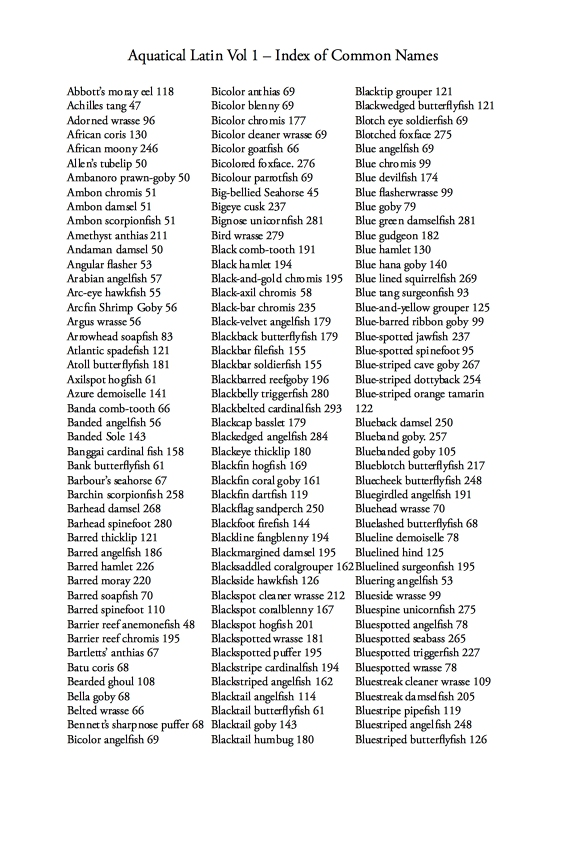
#> input picture index_samples/Cnames.jpg, 576 x 864 px
$ python -i Main.py   (imports and definitions only)
#> lines starting #> are read from the running program, lines starting #| are printed output that depends on the picture; after the words box and inside, x2 and y2 are one past the last pixel; in counts of white or black regions, pixels touching at a corner belong together
import cv2
import pytesseract
import tkinter as tk
from tkinter import filedialog
import time

# Func for opening the dialog box for inserting the image
def open_file_dialog():
    file_path = filedialog.askopenfilename()
    if file_path:
        label.config(text="Selected File: " + file_path)
        processing_image(file_path)

# Func to stop the program
def kill_process(error: str):
    label.config(text=error)
    time.sleep(3)
    cv2.destroyAllWindows()
    root.destroy()

# Func to OCR the image
def processing_image(filepath):
    # Loading the table image
#> called with filepath = 'index_samples/Cnames.jpg'
    image = cv2.imread(filepath)
#> image is the input picture: shape (864, 576, 3); mean B, G, R 235.7, 235.7, 235.8

    # Check if the image was loaded successfully
    if image is None or not str(filepath).endswith(('.png', '.jpeg', '.jpg')):
        error_msg = f"Error: Unable to load the image from '{image}'"
        kill_process(error_msg)

    else:
        res = cv2.resize(image,None,fx=0.8, fy=0.8, interpolation = cv2.INTER_CUBIC)
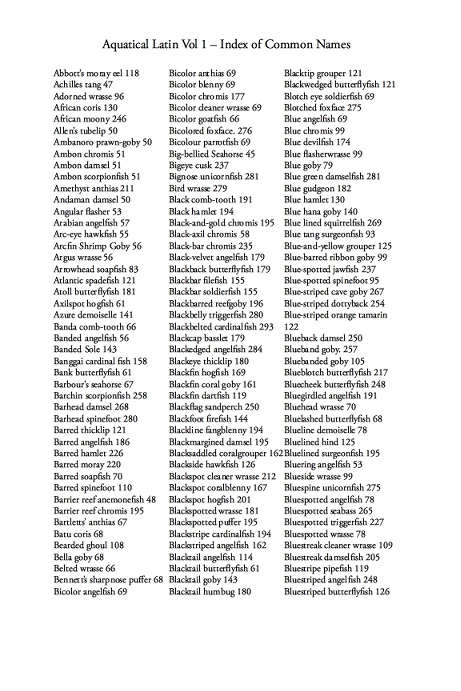
#> res: shape (691, 461, 3); mean B, G, R 235, 235.1, 235.1
        h,w,ch = res.shape
#> h = 691; w = 461; ch = 3
        cv2.rectangle(res, (0,0), (w,h), (0,0,0), 10)
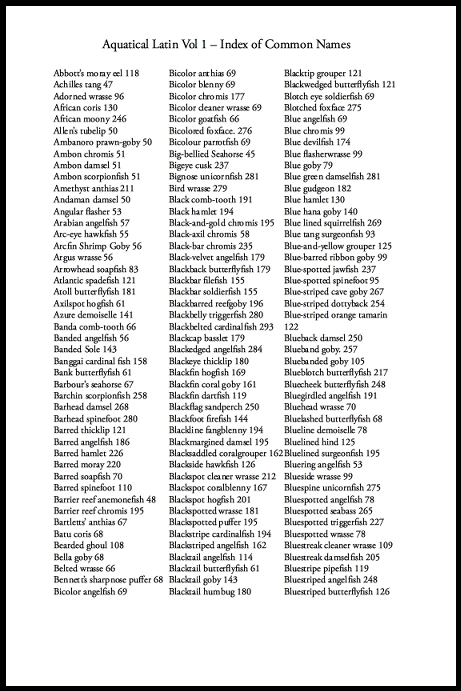
#> res: shape (691, 461, 3); 3.94% of pixels changed, all inside (x1, y1, x2, y2) = (0, 0, 461, 691)

        gray = cv2.cvtColor(res, cv2.COLOR_BGR2GRAY)
        _, thresh = cv2.threshold(gray,220,255,cv2.THRESH_BINARY)
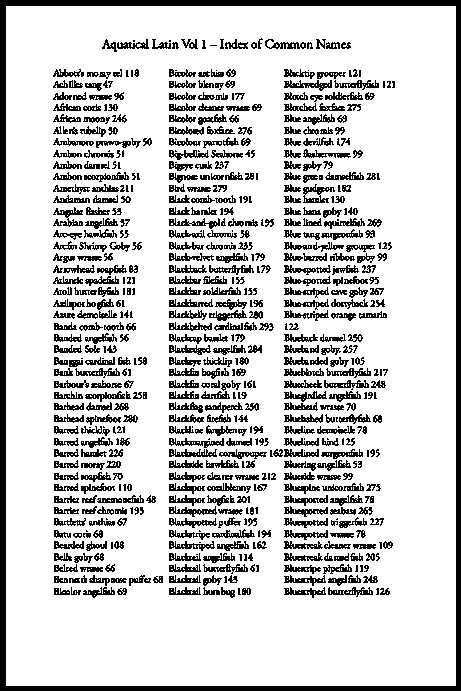
#> thresh: shape (691, 461); 81.1% white; 639 black regions (143 under 20 px)
        contours, hierarchy = cv2.findContours(thresh,cv2.RETR_TREE,cv2.CHAIN_APPROX_NONE)
#> contours = 2424 contours, 1765 with area under 20; largest, box (x1, y1, x2, y2) and area: (6, 6, 456, 686) 304871, (168, 437, 225, 449) 340, (283, 79, 333, 92) 324, (168, 448, 218, 458) 324, (168, 505, 218, 518) 312
        sort_cnts = sorted(contours, key=lambda ctr: cv2.boundingRect(ctr)[0] + cv2.boundingRect(ctr)[1] * res.shape[1])
#> sort_cnts has the same summary as contours

        if len(sort_cnts) < 1:
            error_msg = "Error, OCR failed"
            kill_process(error_msg)

        ROIs = []
        coordinates = []

        for cnt in sort_cnts:
            x,y,w,h = cv2.boundingRect(cnt)
            if [x, y, w, h] not in coordinates:
                if 2000 > w > 70 and h < 100:
                    ROI = res[y:y+h, x:x+w]
                    ROIs.append(ROI)
                    cv2.rectangle(res, (x,y), (x+w,y+h), (0,255,0), 2)
            coordinates.append([x, y, w, w])
#> this loop made 2424 passes
#> (x, y, w, h) on passes 1 to 3: (6, 6, 450, 680), (257, 37, 7, 13), (101, 38, 17, 15)
#> after the loop, ROIs = []; coordinates = 2424 items, first 6: [6, 6, 450, 450], [257, 37, 7, 7], [101, 38, 17, 17], [116, 38, 34, 34], [151, 38, 21, 21], [180, 38, 12, 12]

        # Optionally, you can save the preprocessed image
        cv2.imwrite('preprocessed_table.png', res)

        # Loop through each contour (cell) and extract text
        for ROI in ROIs:
            # Perform OCR on the cell
            text = pytesseract.image_to_string(ROI)  # 8 Treat the image as a single word.

            for char in text:
                if ord(char) not in range(65,91) and ord(char) not in range(97, 123) and ord(char) not in range(48, 58):
                    text = text.replace(char, "")

            text = text.strip()

            # Print the extracted text from the cell
            print(text)
#> this loop made 0 passes
            # [28 lines of commented-out code are left out]
    cv2.destroyAllWindows()
#> (the run stopped early here; a loop or call above may not have finished)
